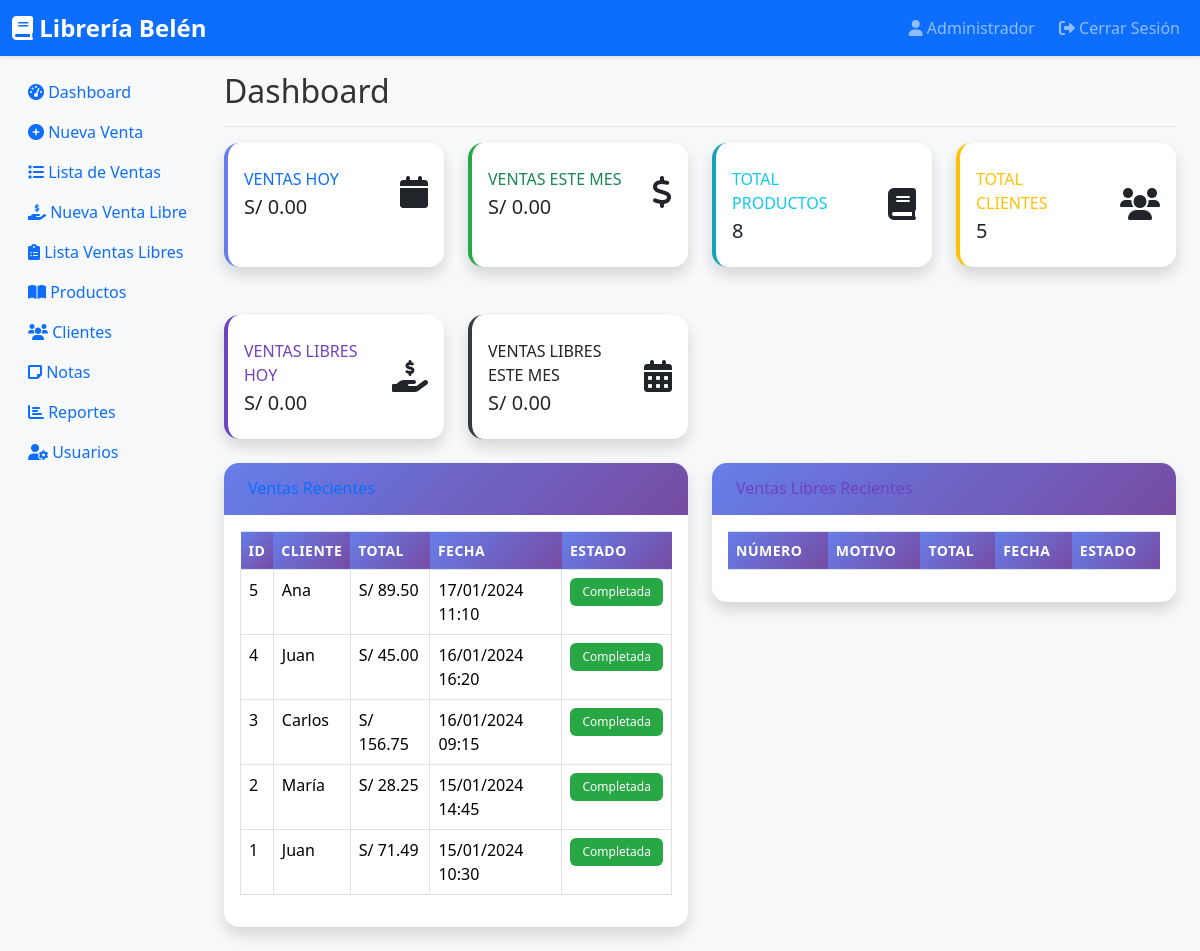
/index.php (signed in), run on the app's committed database.
### tables this page shows
CREATE TABLE ventas (
    id INT AUTO_INCREMENT PRIMARY KEY,
    cliente_id INT NOT NULL,
    usuario_id INT NOT NULL,
    subtotal DECIMAL(10,2) DEFAULT 0,
    impuestos DECIMAL(10,2) DEFAULT 0,
    descuento DECIMAL(10,2) DEFAULT 0,
    total DECIMAL(10,2) NOT NULL,
    estado ENUM('completada', 'pendiente', 'cancelada') DEFAULT 'completada',
    metodo_pago ENUM('efectivo', 'tarjeta', 'transferencia') DEFAULT 'efectivo',
    fecha TIMESTAMP DEFAULT CURRENT_TIMESTAMP,
    notas TEXT,
    FOREIGN KEY (cliente_id) REFERENCES clientes(id),
    FOREIGN KEY (usuario_id) REFERENCES usuarios(id),
    INDEX idx_fecha (fecha),
    INDEX idx_cliente (cliente_id),
    INDEX idx_usuario (usuario_id),
    INDEX idx_estado (estado)
);

CREATE TABLE clientes (
    id INT AUTO_INCREMENT PRIMARY KEY,
    nombre VARCHAR(100) NOT NULL,
    apellido VARCHAR(100),
    email VARCHAR(150) UNIQUE,
    telefono VARCHAR(20),
    direccion TEXT,
    ciudad VARCHAR(100),
    codigo_postal VARCHAR(10),
    fecha_nacimiento DATE,
    activo BOOLEAN DEFAULT TRUE,
    fecha_registro TIMESTAMP DEFAULT CURRENT_TIMESTAMP,
    fecha_actualizacion TIMESTAMP DEFAULT CURRENT_TIMESTAMP ON UPDATE CURRENT_TIMESTAMP,
    INDEX idx_nombre (nombre),
    INDEX idx_email (email),
    INDEX idx_telefono (telefono)
);

### includes/functions.php (called while the page is built, shortened)
<?php
function getDashboardStats() {
    $pdo = getConnection();
    $query = "
        SELECT
            (SELECT COALESCE(SUM(total), 0) FROM ventas WHERE DATE(fecha) = CURDATE() AND estado != 'cancelada') as ventas_hoy,
            (SELECT COALESCE(SUM(total), 0) FROM ventas WHERE MONTH(fecha) = MONTH(CURDATE()) AND YEAR(fecha) = YEAR(CURDATE()) AND estado != 'cancelada') as ventas_mes,
            (SELECT COALESCE(SUM(total), 0) FROM ventas_libres WHERE DATE(fecha_venta) = CURDATE() AND estado = 'activa') as ventas_libres_hoy,
            (SELECT COALESCE(SUM(total), 0) FROM ventas_libres WHERE MONTH(fecha_venta) = MONTH(CURDATE()) AND YEAR(fecha_venta) = YEAR(CURDATE()) AND estado = 'activa') as ventas_libres_mes,
            (SELECT COUNT(*) FROM productos WHERE activo = 1) as total_productos,
            (SELECT COUNT(*) FROM clientes WHERE activo = 1) as total_clientes
    ";
    $stmt = $pdo->prepare($query);
    $stmt->execute();
    return $stmt->fetch();
}
function getVentasRecientes($limit = 10) {
    $pdo = getConnection();
    $stmt = $pdo->prepare("
        SELECT v.id, v.total, v.fecha, v.estado, c.nombre as cliente_nombre
        FROM ventas v
        LEFT JOIN clientes c ON v.cliente_id = c.id
        WHERE v.estado != 'cancelada'
        ORDER BY v.fecha DESC
        LIMIT :limit
    ");
    $stmt->bindParam(':limit', $limit, PDO::PARAM_INT);
    $stmt->execute();
    return $stmt->fetchAll();
}
?>

### index.php (the view, shortened to what this page needs)
<?php
require_once 'includes/functions.php';
$user_name = $_SESSION['user_name'];
?>
<!DOCTYPE html>
<html lang="es">
<head>
    <link href="assets/vendor/bootstrap.min.css" rel="stylesheet">
    <link href="assets/vendor/fontawesome.min.css" rel="stylesheet">
    <link href="assets/css/style.css" rel="stylesheet">
</head>
<body>
    <nav class="navbar navbar-expand-lg navbar-dark bg-primary">
        <div class="container-fluid">
            <a class="navbar-brand" href="index.php">
                <i class="fas fa-book"></i> Librería Belén
            </a>
            <div class="navbar-nav ms-auto">
                <span class="navbar-text me-3">
                    <i class="fas fa-user"></i> <?php echo htmlspecialchars($user_name); ?>
                </span>
                <a class="nav-link" href="logout.php">
                    <i class="fas fa-sign-out-alt"></i> Cerrar Sesión
                </a>
            </div>
        </div>
    </nav>
    <div class="container-fluid">
        <div class="row">
            <?php include 'includes/sidebar.php'; ?>
            <main class="col-md-9 ms-sm-auto col-lg-10 px-md-4">
                <div class="d-flex justify-content-between flex-wrap flex-md-nowrap align-items-center pt-3 pb-2 mb-3 border-bottom">
                    <h1 class="h2">Dashboard</h1>
                </div>
                <div class="row mb-4">
                    <?php
                    $stats = getDashboardStats();
                    ?>
                    <div class="col-xl-3 col-md-6 mb-4">
                        <div class="card border-left-primary shadow h-100 py-2">
                            <div class="card-body">
                                <div class="row no-gutters align-items-center">
                                    <div class="col mr-2">
                                        <div class="text-xs font-weight-bold text-primary text-uppercase mb-1">
                                            Ventas Hoy
                                        </div>
                                        <div class="h5 mb-0 font-weight-bold text-gray-800">
                                            S/ <?php echo number_format($stats['ventas_hoy'], 2); ?>
                                        </div>
                                    </div>
                                    <div class="col-auto">
                                        <i class="fas fa-calendar fa-2x text-gray-300"></i>
                                    </div>
                                </div>
                            </div>
                        </div>
                    </div>
                    <div class="col-xl-3 col-md-6 mb-4">
                        <div class="card border-left-success shadow h-100 py-2">
                            <div class="card-body">
                                <div class="row no-gutters align-items-center">
                                    <div class="col mr-2">
                                        <div class="text-xs font-weight-bold text-success text-uppercase mb-1">
                                            Ventas Este Mes
                                        </div>
                                        <div class="h5 mb-0 font-weight-bold text-gray-800">
                                            S/ <?php echo number_format($stats['ventas_mes'], 2); ?>
                                        </div>
                                    </div>
                                    <div class="col-auto">
                                        <i class="fas fa-dollar-sign fa-2x text-gray-300"></i>
                                    </div>
                                </div>
                            </div>
                        </div>
                    </div>
                    <div class="col-xl-3 col-md-6 mb-4">
                        <div class="card border-left-info shadow h-100 py-2">
                            <div class="card-body">
                                <div class="row no-gutters align-items-center">
                                    <div class="col mr-2">
                                        <div class="text-xs font-weight-bold text-info text-uppercase mb-1">
                                            Total Productos
                                        </div>
                                        <div class="h5 mb-0 font-weight-bold text-gray-800">
                                            <?php echo $stats['total_productos']; ?>
                                        </div>
                                    </div>
                                    <div class="col-auto">
                                        <i class="fas fa-book fa-2x text-gray-300"></i>
                                    </div>
                                </div>
                            </div>
                        </div>
                    </div>
                    <div class="col-xl-3 col-md-6 mb-4">
                        <div class="card border-left-warning shadow h-100 py-2">
                            <div class="card-body">
                                <div class="row no-gutters align-items-center">
                                    <div class="col mr-2">
                                        <div class="text-xs font-weight-bold text-warning text-uppercase mb-1">
                                            Total Clientes
                                        </div>
                                        <div class="h5 mb-0 font-weight-bold text-gray-800">
                                            <?php echo $stats['total_clientes']; ?>
                                        </div>
                                    </div>
                                    <div class="col-auto">
                                        <i class="fas fa-users fa-2x text-gray-300"></i>
                                    </div>
                                </div>
                            </div>
                        </div>
                    </div>
                </div>
                <div class="row">
                    <div class="col-xl-3 col-md-6 mb-4">
                        <div class="card border-left-purple shadow h-100 py-2">
                            <div class="card-body">
                                <div class="row no-gutters align-items-center">
                                    <div class="col mr-2">
                                        <div class="text-xs font-weight-bold text-purple text-uppercase mb-1">
                                            Ventas Libres Hoy
                                        </div>
                                        <div class="h5 mb-0 font-weight-bold text-gray-800">
                                            S/ <?php echo number_format($stats['ventas_libres_hoy'], 2); ?>
                                        </div>
                                    </div>
                                    <div class="col-auto">
                                        <i class="fas fa-hand-holding-usd fa-2x text-gray-300"></i>
                                    </div>
                                </div>
                            </div>
                        </div>
                    </div>
                    <div class="col-xl-3 col-md-6 mb-4">
                        <div class="card border-left-dark shadow h-100 py-2">
                            <div class="card-body">
                                <div class="row no-gutters align-items-center">
                                    <div class="col mr-2">
                                        <div class="text-xs font-weight-bold text-dark text-uppercase mb-1">
                                            Ventas Libres Este Mes
                                        </div>
                                        <div class="h5 mb-0 font-weight-bold text-gray-800">
                                            S/ <?php echo number_format($stats['ventas_libres_mes'], 2); ?>
                                        </div>
                                    </div>
                                    <div class="col-auto">
                                        <i class="fas fa-calendar-alt fa-2x text-gray-300"></i>
                                    </div>
                                </div>
                            </div>
                        </div>
                    </div>
                </div>
                <div class="row">
                    <div class="col-lg-6">
                        <div class="card shadow mb-4">
                            <div class="card-header py-3">
                                <h6 class="m-0 font-weight-bold text-primary">Ventas Recientes</h6>
                            </div>
                            <div class="card-body">
                                <div class="table-responsive">
                                    <table class="table table-bordered" width="100%" cellspacing="0">
                                        <thead>
                                            <tr>
                                                <th>ID</th>
                                                <th>Cliente</th>
                                                <th>Total</th>
                                                <th>Fecha</th>
                                                <th>Estado</th>
                                            </tr>
                                        </thead>
                                        <tbody>
                                            <?php
                                            $ventas_recientes = getVentasRecientes(5);
                                            foreach ($ventas_recientes as $venta):
                                            ?>
                                            <tr>
                                                <td><?php echo $venta['id']; ?></td>
                                                <td><?php echo htmlspecialchars($venta['cliente_nombre']); ?></td>
                                                <td>S/ <?php echo number_format($venta['total'], 2); ?></td>
                                                <td><?php echo date('d/m/Y H:i', strtotime($venta['fecha'])); ?></td>
                                                <td>
                                                    <span class="badge bg-success">Completada</span>
                                                </td>
                                            </tr>
                                            <?php endforeach; ?>
                                        </tbody>
                                    </table>
                                </div>
                            </div>
                        </div>
                    </div>
                    <div class="col-lg-6">
                        <div class="card shadow mb-4">
                            <div class="card-header py-3">
                                <h6 class="m-0 font-weight-bold text-purple">Ventas Libres Recientes</h6>
                            </div>
                            <div class="card-body">
                                <div class="table-responsive">
                                    <table class="table table-bordered" width="100%" cellspacing="0">
                                        <thead>
                                            <tr>
                                                <th>Número</th>
                                                <th>Motivo</th>
                                                <th>Total</th>
                                                <th>Fecha</th>
                                                <th>Estado</th>
                                            </tr>
                                        </thead>
                                    </table>
                                </div>
                            </div>
                        </div>
                    </div>
                </div>
            </main>
        </div>
    </div>
</body>
</html>

### data on the page
ventas: id "5", cliente.nombre "Ana", total "89.50", fecha "17/01/2024 11:10"
ventas: id "4", cliente.nombre "Juan", total "45.00", fecha "16/01/2024 16:20"
ventas: id "3", cliente.nombre "Carlos", total "156.75", fecha "16/01/2024 09:15"
ventas: id "2", cliente.nombre "María", total "28.25", fecha "15/01/2024 14:45"
ventas: id "1", cliente.nombre "Juan", total "71.49", fecha "15/01/2024 10:30"

### other printed values
$user_name "Administrador"
$stats['ventas_hoy'] "0.00"
$stats['ventas_mes'] "0.00"
$stats['total_productos'] "8"
$stats['total_clientes'] "5"
$stats['ventas_libres_hoy'] "0.00"
$stats['ventas_libres_mes'] "0.00"
